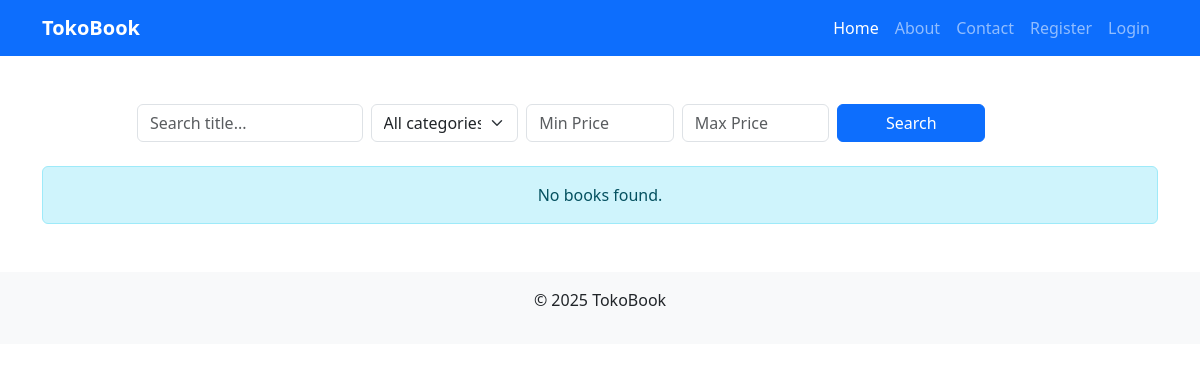
Before: / with the older database file.
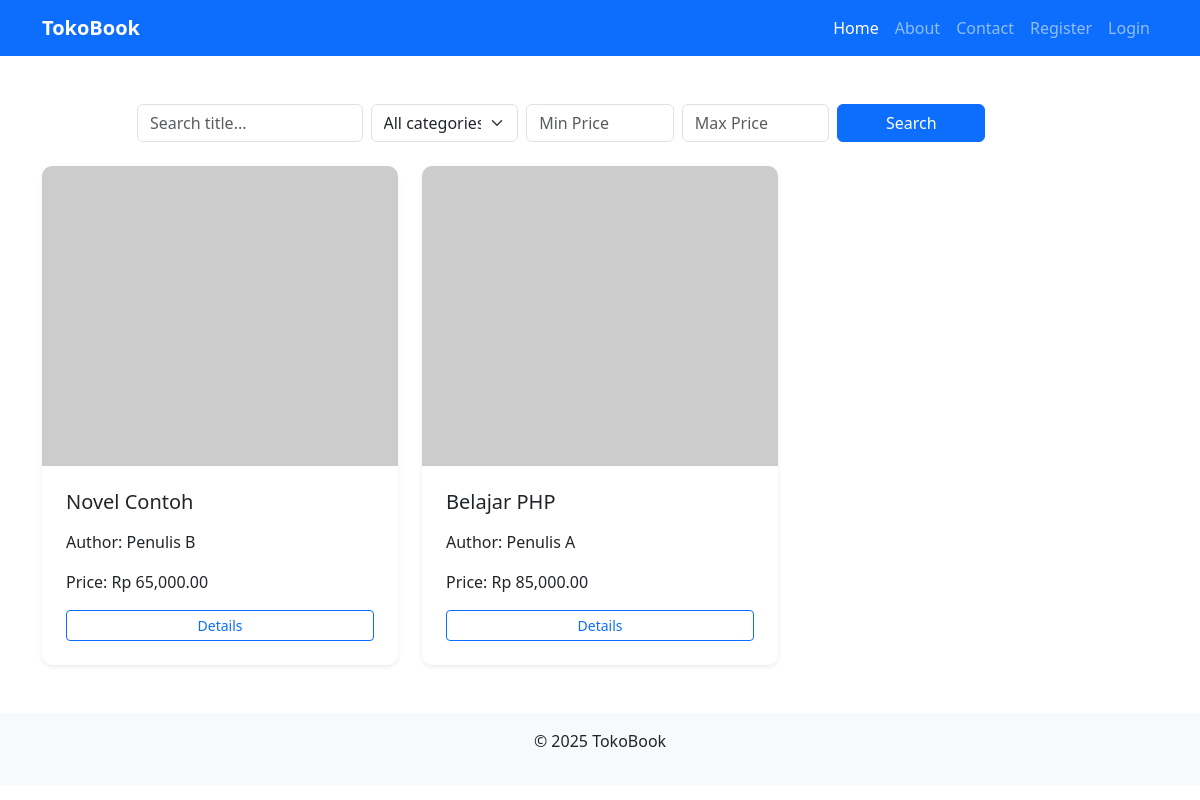
After: the same page with the newer database file.
### tables this page shows
CREATE TABLE IF NOT EXISTS books (
    id INT AUTO_INCREMENT PRIMARY KEY,
    title VARCHAR(100) NOT NULL,
    author VARCHAR(100),
    price DECIMAL(10,2) NOT NULL,
    description TEXT,
    image VARCHAR(255),
    stock INT DEFAULT 0,
    category_id INT DEFAULT NULL,
    created_at TIMESTAMP DEFAULT CURRENT_TIMESTAMP
);

### index.php (the view, shortened to what this page needs)
<?php
require_once __DIR__ . '/db.php';
$q = isset($_GET['q']) ? trim($_GET['q']) : '';
$min_price = isset($_GET['min_price']) && $_GET['min_price'] !== '' ? floatval($_GET['min_price']) : null;
$max_price = isset($_GET['max_price']) && $_GET['max_price'] !== '' ? floatval($_GET['max_price']) : null;
$perPage = 6;
$page = isset($_GET['page']) ? max(1, intval($_GET['page'])) : 1;
$offset = ($page - 1) * $perPage;
$where = [];
$whereSql = count($where) ? ' WHERE ' . implode(' AND ', $where) : '';
$sql = 'SELECT * FROM books' . $whereSql . ' ORDER BY id DESC LIMIT :limit OFFSET :offset';
$stmt = $pdo->prepare($sql);
$stmt->bindValue(':limit', $perPage, PDO::PARAM_INT);
$stmt->bindValue(':offset', $offset, PDO::PARAM_INT);
$stmt->execute();
$books = $stmt->fetchAll(PDO::FETCH_ASSOC);
?>
<!DOCTYPE html>
<html lang="en">
<head>
<link href="https://cdn.jsdelivr.net/npm/bootstrap@5.3.3/dist/css/bootstrap.min.css" rel="stylesheet">
</head>
<body>
<header>
    <nav class="navbar navbar-expand-lg navbar-dark bg-primary">
        <div class="container">
            <a class="navbar-brand" href="/TokoBook/index.php">TokoBook</a>
            <div class="collapse navbar-collapse" id="navbarNav">
                <ul class="navbar-nav ms-auto">
                    <li class="nav-item"><a class="nav-link active" href="index.php">Home</a></li>
                    <li class="nav-item"><a class="nav-link" href="about.php">About</a></li>
                    <li class="nav-item"><a class="nav-link" href="contact.php">Contact</a></li>
                    <?php if (isset($_SESSION['user'])): ?>
                        <li class="nav-item"><a class="nav-link" href="cart.php">Cart</a></li>
                        <li class="nav-item"><a class="nav-link" href="my_orders.php">Pesanan Saya</a></li>
                        <?php if ($_SESSION['user']['role'] === 'admin'): ?>
                            <li class="nav-item"><a class="nav-link" href="admin/dashboard.php">Admin</a></li>
                        <?php endif; ?>
                        <li class="nav-item"><a class="nav-link" href="logout.php">Logout (<?php echo htmlspecialchars($_SESSION['user']['username']); ?>)</a></li>
                    <?php else: ?>
                        <li class="nav-item"><a class="nav-link" href="register.php">Register</a></li>
                        <li class="nav-item"><a class="nav-link" href="login.php">Login</a></li>
                    <?php endif; ?>
                </ul>
            </div>
        </div>
    </nav>
</header>
<main class="container my-5">
    <div class="row mb-4">
        <div class="col-md-10 mx-auto">
            <form method="get" class="row g-2 align-items-center">
                <div class="col-md-3">
                    <input type="text" name="q" class="form-control" placeholder="Search title..." value="<?php echo htmlspecialchars($q); ?>">
                </div>
                <div class="col-md-2">
                    <select name="category_id" class="form-select">
                        <option value="">All categories</option>
                    </select>
                </div>
                <div class="col-md-2">
                    <input type="number" step="0.01" name="min_price" class="form-control" placeholder="Min Price" value="<?php echo htmlspecialchars($min_price ?? ''); ?>">
                </div>
                <div class="col-md-2">
                    <input type="number" step="0.01" name="max_price" class="form-control" placeholder="Max Price" value="<?php echo htmlspecialchars($max_price ?? ''); ?>">
                </div>
                <div class="col-md-2">
                    <button type="submit" class="btn btn-primary w-100">Search</button>
                </div>
            </form>
        </div>
    </div>
    <section class="books">
        <?php if (count($books) === 0): ?>
            <div class="alert alert-info text-center" role="alert">No books found.</div>
        <?php else: ?>
            <div class="row row-cols-1 row-cols-md-3 g-4">
                <?php foreach ($books as $b): ?>
                    <div class="col">
                        <article class="book-card card h-100 shadow-sm">
                            <?php if (!empty($b['image']) && file_exists(__DIR__ . '/assets/images/' . $b['image'])): ?>
                                <img src="assets/images/<?php echo htmlspecialchars($b['image']); ?>" class="book-image" alt="<?php echo htmlspecialchars($b['title']); ?>">
                            <?php else: ?>
                                <img src="https://via.placeholder.com/200x300?text=Book+Cover" class="book-image" alt="<?php echo htmlspecialchars($b['title']); ?>">
                            <?php endif; ?>
                            <div class="card-body">
                                <h3 class="card-title"><?php echo htmlspecialchars($b['title']); ?></h3>
                                <p class="card-text">Author: <?php echo htmlspecialchars($b['author']); ?></p>
                                <p class="card-text">Price: Rp <?php echo number_format($b['price'], 2); ?></p>
                                <div class="btn-group d-flex gap-2">
                                    <a href="book_detail.php?id=<?php echo $b['id']; ?>" class="btn btn-outline-primary btn-sm">Details</a>
                                </div>
                            </div>
                        </article>
                    </div>
                <?php endforeach; ?>
            </div>
        <?php endif; ?>
    </section>
</main>
<footer class="bg-light py-3 text-center">
    <p>&copy; <?php echo date('Y'); ?> TokoBook</p>
</footer>
</body>
</html>

### index.php (style rules this page uses)
.navbar-brand { font-weight: bold; }
.book-card { transition: transform 0.2s; border: none; border-radius: 10px; overflow: hidden; }
.book-image { height: 300px; width: 100%; object-fit: cover; background-color: #f8f9fa; }
.card-body { padding: 1.5rem; display: flex; flex-direction: column; }
.card-title { font-size: 1.25rem; margin-bottom: 1rem; }
.btn-group { margin-top: auto; }

Changed rows visible on the page:
added books: title "Novel Contoh", author "Penulis B", price "65,000.00"
added books: title "Belajar PHP", author "Penulis A", price "85,000.00"
Other visible differences:
text no longer shown: "No books found."
